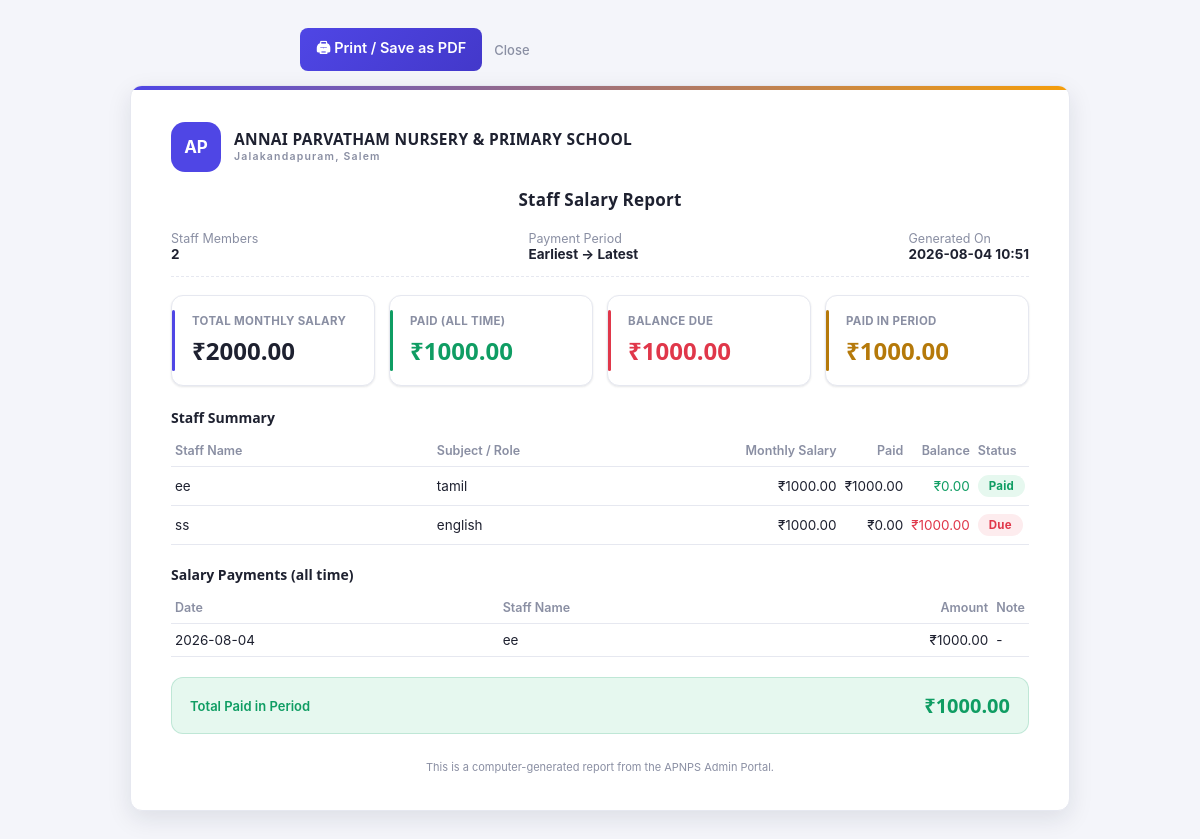
The page /reports/print?kind=salary&date_from=&date_to= (signed in) on the database its author committed.
### models.py (models this page shows)
class Teacher(db.Model):
    id = db.Column(db.Integer, primary_key=True)
    name = db.Column(db.String(120), nullable=False, index=True)
    subject = db.Column(db.String(80))
    contact = db.Column(db.String(20))
    joining_date = db.Column(db.String(20))
    salary = db.relationship("TeacherSalary", backref="teacher", uselist=False, cascade="all, delete-orphan")
    salary_payments = db.relationship("SalaryPayment", backref="teacher", cascade="all, delete-orphan")

class SalaryPayment(db.Model):
    id = db.Column(db.Integer, primary_key=True)
    teacher_id = db.Column(db.Integer, db.ForeignKey("teacher.id"), nullable=False, index=True)
    amount = db.Column(db.Float, nullable=False)
    date = db.Column(db.String(20), default=lambda: datetime.now().strftime("%Y-%m-%d"))
    note = db.Column(db.String(200))

### blueprints/reports.py (the view)
@bp.route("/reports/print")
@login_required
def report_print():
    kind = _read_common()
    if kind == "classwise":
        return _classwise_print()
    if kind == "salary":
        return _salary_print()
    if kind == "expenses":
        return _expenses_print()
    return _fee_print()

### blueprints/reports.py (called while the page is built)
def _read_common():
    kind = request.args.get("kind", "fee").strip()
    return kind if kind in REPORT_KINDS else "fee"

def _timestamp():
    return datetime.now().strftime("%Y-%m-%d %H:%M")

def _salary_read_filters():
    return request.args.get("date_from", "").strip(), request.args.get("date_to", "").strip()

def _salary_rows():
    paid_subq = (
        db.session.query(SalaryPayment.teacher_id.label("teacher_id"), func.sum(SalaryPayment.amount).label("paid"))
        .group_by(SalaryPayment.teacher_id).subquery()
    )
    q = (
        db.session.query(Teacher, func.coalesce(TeacherSalary.monthly_salary, 0), func.coalesce(paid_subq.c.paid, 0))
        .outerjoin(TeacherSalary, TeacherSalary.teacher_id == Teacher.id)
        .outerjoin(paid_subq, paid_subq.c.teacher_id == Teacher.id)
        .order_by(Teacher.name)
    )
    rows = []
    for t, monthly, paid in q.all():
        balance = monthly - paid
        status = "Paid" if balance <= 0 and monthly > 0 else ("Not Set" if monthly == 0 else ("Partial" if paid > 0 else "Due"))
        rows.append({"teacher": t, "monthly": monthly, "paid": paid, "balance": balance, "status": status})
    return rows

def _salary_payments(date_from, date_to):
    q = SalaryPayment.query.order_by(SalaryPayment.date.desc(), SalaryPayment.id.desc())
    if date_from:
        q = q.filter(SalaryPayment.date >= date_from)
    if date_to:
        q = q.filter(SalaryPayment.date <= date_to)
    return q.all()

def _salary_print():
    date_from, date_to = _salary_read_filters()
    rows = _salary_rows()
    payments = _salary_payments(date_from, date_to)
    summary = {
        "count": len(rows), "monthly_total": sum(r["monthly"] for r in rows),
        "paid": sum(r["paid"] for r in rows), "balance": sum(r["balance"] for r in rows),
        "period_paid": sum(p.amount for p in payments),
    }
    return render_template(
        "report_print_salary.html", rows=rows, payments=payments, summary=summary,
        date_from=date_from, date_to=date_to, printed_on=_timestamp(),
    )

### helpers.py (called while the page is built)
def login_required(f):
    @wraps(f)
    def wrapper(*args, **kwargs):
        if "admin_id" not in session:
            return redirect(url_for("auth.login"))
        return f(*args, **kwargs)
    return wrapper

### templates/report_print_salary.html (shortened to what this page needs)
<!DOCTYPE html>
<html lang="en">
<head>
<link rel="stylesheet" href="{{ url_for('static', filename='css/style.css') }}">
</head>
<body class="receipt-body">
<div class="receipt-actions no-print">
  <button type="button" class="submit-btn small" onclick="window.print()">&#128424; Print / Save as PDF</button>
  <a href="javascript:window.close()" class="cancel-link">Close</a>
</div>
<div class="report-sheet">
  <div class="receipt-header">
    <div class="logo-badge">AP</div>
    <div class="logo-titles">
      <strong>ANNAI PARVATHAM NURSERY &amp; PRIMARY SCHOOL</strong>
      <span>Jalakandapuram, Salem</span>
    </div>
  </div>
  <h2 class="receipt-title">Staff Salary Report</h2>
  <div class="report-meta-row">
    <div>Staff Members<br><strong>{{ summary.count }}</strong></div>
    <div>Payment Period<br><strong>{{ date_from or 'Earliest' }} &rarr; {{ date_to or 'Latest' }}</strong></div>
    <div>Generated On<br><strong>{{ printed_on }}</strong></div>
  </div>
  <div class="card-grid">
    <div class="stat-card">
      <span class="stat-label">Total Monthly Salary</span>
      <span class="stat-value">₹{{ "%.2f"|format(summary.monthly_total) }}</span>
    </div>
    <div class="stat-card accent-green">
      <span class="stat-label">Paid (all time)</span>
      <span class="stat-value">₹{{ "%.2f"|format(summary.paid) }}</span>
    </div>
    <div class="stat-card accent-red">
      <span class="stat-label">Balance Due</span>
      <span class="stat-value">₹{{ "%.2f"|format(summary.balance) }}</span>
    </div>
    <div class="stat-card accent-amber">
      <span class="stat-label">Paid in Period</span>
      <span class="stat-value">₹{{ "%.2f"|format(summary.period_paid) }}</span>
    </div>
  </div>
  <p class="report-section-title">Staff Summary</p>
  <table class="receipt-table">
    <thead>
      <tr>
        <th>Staff Name</th><th>Subject / Role</th><th style="text-align:right;">Monthly Salary</th>
        <th style="text-align:right;">Paid</th><th style="text-align:right;">Balance</th><th>Status</th>
      </tr>
    </thead>
    <tbody>
      {% for r in rows %}
      <tr>
        <td>{{ r.teacher.name }}</td>
        <td>{{ r.teacher.subject or '-' }}</td>
        <td style="text-align:right;">₹{{ "%.2f"|format(r.monthly) }}</td>
        <td style="text-align:right;">₹{{ "%.2f"|format(r.paid) }}</td>
        <td style="text-align:right; color:{{ 'var(--red)' if r.balance > 0 else 'var(--green)' }};">₹{{ "%.2f"|format(r.balance) }}</td>
        <td><span class="badge badge-{{ r.status|lower|replace(' ', '') }}">{{ r.status }}</span></td>
      </tr>
      {% endfor %}
    </tbody>
  </table>
  <p class="report-section-title">Salary Payments {{ '(' + date_from + ' to ' + date_to + ')' if date_from or date_to else '(all time)' }}</p>
  <table class="receipt-table">
    <thead><tr><th>Date</th><th>Staff Name</th><th style="text-align:right;">Amount</th><th>Note</th></tr></thead>
    <tbody>
      {% for p in payments %}
      <tr>
        <td>{{ p.date }}</td>
        <td>{{ p.teacher.name if p.teacher else '-' }}</td>
        <td style="text-align:right;">₹{{ "%.2f"|format(p.amount) }}</td>
        <td>{{ p.note or '-' }}</td>
      </tr>
      {% endfor %}
    </tbody>
  </table>
  <div class="receipt-amount">
    <span>Total Paid in Period</span>
    <strong>₹{{ "%.2f"|format(summary.period_paid) }}</strong>
  </div>
  <div class="receipt-footer">
    <p class="receipt-note">This is a computer-generated report from the APNPS Admin Portal.</p>
  </div>
</div>
</body>
</html>

### rows shown on the page
Teacher: teacher.name "ee", teacher "tamil"
Teacher: teacher.name "ss", teacher "english"
SalaryPayment: date "2026-08-04", teacher "ee", amount "1000.00", note "-"

### other values the page prints
{{ summary.count }} "2"
{{ date_from or 'Earliest' }} "Earliest"
{{ date_to or 'Latest' }} "Latest"
{{ printed_on }} "2026-08-04 10:51"
{{ "%.2f"|format(summary.monthly_total) }} "2000.00"
{{ "%.2f"|format(summary.paid) }} "1000.00"
{{ "%.2f"|format(summary.balance) }} "1000.00"
{{ "%.2f"|format(summary.period_paid) }} "1000.00"
{{ "%.2f"|format(r.monthly) }} "1000.00" "1000.00"
{{ "%.2f"|format(r.paid) }} "1000.00" "0.00"
{{ "%.2f"|format(r.balance) }} "0.00" "1000.00"
{{ r.status }} "Paid" "Due"
